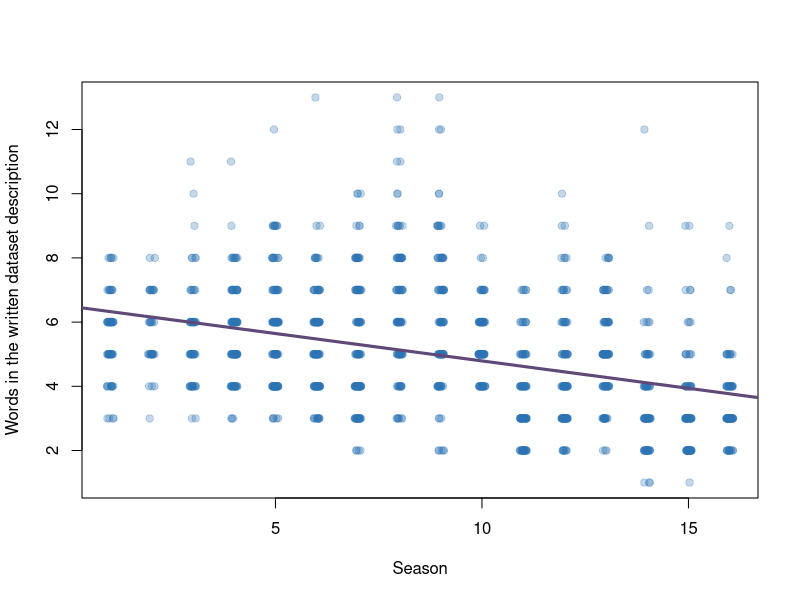

Write R code to recreate this figure.
## ---- chunk 1
knitr::opts_chunk$set(echo = TRUE, message = FALSE, warning = FALSE,
                      fig.width = 7, fig.height = 4.5)
sharks <- read.csv("data/shark_tank_teaching.csv", stringsAsFactors = FALSE)
X <- sharks$deal_on_show
Y <- as.integer(sharks$season >= 5)
## ---- chunk 2
joint_counts <- table(Deal = X, Late_period = Y)
joint_pmf <- prop.table(joint_counts)
joint_counts
round(joint_pmf, 3)
sum(joint_pmf)
## ---- chunk 3
rowSums(joint_pmf)
colSums(joint_pmf)
## ---- chunk 4
round(prop.table(joint_counts, margin = 2), 3)
## ---- chunk 5
observed_joint_11 <- mean(X == 1 & Y == 1)
independent_joint_11 <- mean(X == 1) * mean(Y == 1)
c(observed_joint_11 = observed_joint_11,
  independent_joint_11 = independent_joint_11)
## ---- chunk 6
E_X <- mean(X)
E_Y <- mean(Y)
E_XY <- mean(X * Y)

c(
  E_X = E_X,
  E_Y = E_Y,
  E_XY = E_XY,
  covariance_from_moments = E_XY - E_X * E_Y
)
## ---- chunk 7
cov_xy <- mean((X - mean(X)) * (Y - mean(Y)))
rho_xy <- cov_xy / (sqrt(mean((X - mean(X))^2)) *
                    sqrt(mean((Y - mean(Y))^2)))
c(from_definition = rho_xy,
  from_R = cor(X, Y))
## ---- chunk 8
plot(
  jitter(sharks$season, amount = 0.08),
  sharks$description_words,
  pch = 19,
  col = rgb(46/255, 116/255, 181/255, 0.28),
  xlab = "Season",
  ylab = "Words in the written dataset description"
)
abline(
  lm(description_words ~ season, data = sharks),
  col = "#604878", lwd = 3
)
## ---- chunk 9
c(
  season_with_description_words =
    cor(sharks$season, sharks$description_words),
  description_words_with_deal =
    cor(sharks$description_words, sharks$deal_on_show)
)
